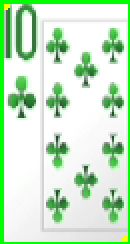
#> input picture manual_region_community_card_1.png, 65 x 122 px (shown 2 times larger)
$ python direct_card_recognition.py --image manual_region_community_card_1.png
#> lines starting #> are read from the running program, lines starting #| are printed output that depends on the picture; after the words box and inside, x2 and y2 are one past the last pixel; in counts of white or black regions, pixels touching at a corner belong together
#> in main, image is the input picture: shape (122, 65, 3); mean B, G, R 200.9, 232.7, 200.6
"""
Direct Card Recognition System

This module uses color analysis and text/shape detection to directly recognize cards
without relying on template matching. Optimized for four-color decks where:
- Hearts are red
- Diamonds are blue
- Clubs are green
- Spades are black
"""

import os
import sys
import logging
import cv2
import numpy as np
import time
from pathlib import Path
import pytesseract  # For OCR of card ranks

# Set up logging
logging.basicConfig(
    level=logging.INFO,
    format='%(asctime)s - %(name)s - %(levelname)s - %(message)s',
    handlers=[
        logging.FileHandler('direct_card_recognition.log'),
        logging.StreamHandler()
    ]
)
logger = logging.getLogger('direct_card_recognition')

# Try to set pytesseract path for Windows
try:
    pytesseract.pytesseract.tesseract_cmd = r'C:\Program Files\Tesseract-OCR\tesseract.exe'
except:
    logger.warning("Warning: pytesseract not available, OCR functionality may be limited")

class EmptySlotDetector:
    """Detects if a card slot is empty or contains an actual card."""

    def __init__(self):
        # Create output directory
        os.makedirs("debug_cards/empty_detection", exist_ok=True)

    def detect(self, card_img, debug=False):
        """
        Analyze a card image to determine if it's empty or contains an actual card.

        Args:
            card_img: The card image (numpy array)
            debug: Whether to save debug images

        Returns:
            is_empty: Boolean indicating if the slot is empty
            confidence: Confidence score (0-1) of the detection
            debug_img: Debug visualization image if debug=True, otherwise None
        """
#> called with debug = True
        if card_img is None or card_img.size == 0:
            return True, 1.0, None

        # Get image dimensions
        height, width = card_img.shape[:2]

        # Convert to grayscale
        gray = cv2.cvtColor(card_img, cv2.COLOR_BGR2GRAY)
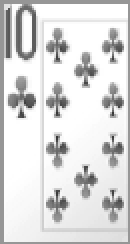
#> gray: shape (122, 65) (shown 2 times larger); min 55, max 255, mean 219.5

        # Apply edge detection
        edges = cv2.Canny(gray, 50, 150)
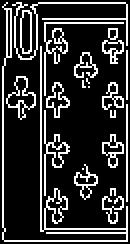
#> edges: shape (122, 65) (shown 2 times larger); 19.2% white in thin lines or dots

        # Count edge pixels
        edge_count = np.count_nonzero(edges)
#> edge_count = 1526
        edge_percentage = (edge_count / (width * height)) * 100
#> edge_percentage = 19.24

        # Measure standard deviation of pixel values (measure of contrast)
        contrast = np.std(gray)
#> contrast = 48.99

        # Check color variation - convert to HSV and measure standard deviation
        hsv = cv2.cvtColor(card_img, cv2.COLOR_BGR2HSV)
#> hsv: shape (122, 65, 3); mean H, S, V 26.3, 39.8, 232.7
        hue_var = np.std(hsv[:,:,0])
#> hue_var = 30.74
        sat_var = np.std(hsv[:,:,1])
#> sat_var = 74.63

        # Decision thresholds based on empirical testing
        is_empty = (
            edge_percentage < 4.0 and  # Low edge content
            contrast < 25.0 and        # Low contrast
            hue_var < 20.0 and         # Limited color variation
            sat_var < 35.0             # Low saturation variation
        )
#> is_empty = False

        # Calculate confidence score (0-1)
        if is_empty:
            # Higher confidence when all metrics are very low
            confidence = min(1.0, (4.0 - edge_percentage) / 4.0 *
                              (25.0 - contrast) / 25.0 *
                              (20.0 - hue_var) / 20.0 *
                              (35.0 - sat_var) / 35.0)
        else:
            # Higher confidence when metrics exceed thresholds
            confidence = min(1.0, edge_percentage / 8.0 *
                              contrast / 50.0 *
                              hue_var / 40.0 *
                              sat_var / 70.0)
#> confidence = 1

        # Create debug visualization if requested
        debug_img = None
        if debug:
            # Create text with information
            debug_text = f"Edge%: {edge_percentage:.1f}%, Contrast: {contrast:.1f}\n"
            debug_text += f"Hue var: {hue_var:.1f}, Sat var: {sat_var:.1f}\n"
            debug_text += f"Empty: {is_empty}, Conf: {confidence:.2f}"

            logger.info(f"Edge percentage: {edge_percentage:.2f}%, contrast: {contrast:.2f}, "
                      f"hue var: {hue_var:.2f}, sat var: {sat_var:.2f}")
            logger.info(f"Empty: {is_empty}, Confidence: {confidence:.2f}")

            # Create visualization
            visualization = np.zeros((max(height, 100), width * 2 + 200, 3), dtype=np.uint8)

            # Original image
            if height < 100:
                card_vis = cv2.resize(card_img, (int(width * (100/height)), 100))
                edges_vis = cv2.resize(cv2.cvtColor(edges, cv2.COLOR_GRAY2BGR), (int(width * (100/height)), 100))
            else:
                card_vis = card_img.copy()
                edges_vis = cv2.cvtColor(edges, cv2.COLOR_GRAY2BGR)
#> edges_vis: shape (122, 65, 3); 19.2% white in thin lines or dots

            # Place images in visualization
            h, w = card_vis.shape[:2]
            visualization[:h, :w] = card_vis
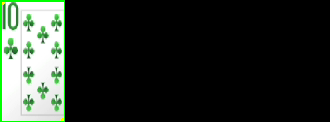
#> visualization: shape (122, 330, 3); mean B, G, R 39.6, 45.8, 39.5
            visualization[:h, w:w*2] = edges_vis
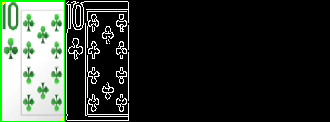
#> visualization: shape (122, 330, 3); 3.79% of pixels changed, all inside (x1, y1, x2, y2) = (66, 1, 129, 121)

            # Add text
            font = cv2.FONT_HERSHEY_SIMPLEX
            text_color = (0, 0, 200) if is_empty else (0, 200, 0)
#> text_color = (0, 200, 0)
            y_pos = 30
            for line in debug_text.split('\n'):
                cv2.putText(visualization, line, (w*2 + 10, y_pos), font, 0.5, text_color, 1)
                y_pos += 20
#> this loop made 3 passes
#> (line, y_pos) on passes 1 to 3: ('Edge%: 19.2%, Contrast: 49.0', 50), ('Hue var: 30.7, Sat var: 74.6', 70), ('Empty: False, Conf: 1.00', 90)
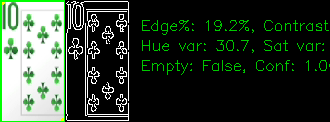
#> visualization: shape (122, 330, 3); 2.71% of pixels changed, all inside (x1, y1, x2, y2) = (142, 20, 330, 75)
#> after the loop, y_pos = 90

            debug_img = visualization

        return is_empty, confidence, debug_img

class CardSuitDetector:
    """Detects card suit based on color analysis for four-color decks."""

    def __init__(self):
        # Create output directory
        os.makedirs("debug_cards/suit_detection", exist_ok=True)

        # Define suit colors
        self.suit_colors = {
            'hearts': 'red',
            'diamonds': 'blue',
            'clubs': 'green',
            'spades': 'black'
        }

        # Map suits to their 1-letter codes
        self.suit_codes = {
            'hearts': 'h',
            'diamonds': 'd',
            'clubs': 'c',
            'spades': 's'
        }

    def detect_suit(self, card_img, debug=False):
        """
        Detect the card suit based on color analysis.

        Args:
            card_img: The card image
            debug: Whether to save debug images

        Returns:
            dict: Detection results with suit information
        """
        if card_img is None or card_img.size == 0:
            return {
                'suit': 'unknown',
                'suit_code': '',
                'confidence': 0.0
            }

        # Convert to HSV for better color analysis
        hsv = cv2.cvtColor(card_img, cv2.COLOR_BGR2HSV)

        # Define color ranges for each suit
        # Red (Hearts) - red hue
        lower_red1 = np.array([0, 100, 100])
        upper_red1 = np.array([10, 255, 255])
        lower_red2 = np.array([160, 100, 100])
        upper_red2 = np.array([180, 255, 255])

        # Blue (Diamonds) - blue hue
        lower_blue = np.array([90, 80, 80])
        upper_blue = np.array([130, 255, 255])

        # Green (Clubs) - green hue
        lower_green = np.array([40, 80, 80])
        upper_green = np.array([85, 255, 255])

        # Black (Spades) - low saturation and value
        lower_black = np.array([0, 0, 0])
        upper_black = np.array([180, 100, 50])

        # Create masks for each color
        red_mask1 = cv2.inRange(hsv, lower_red1, upper_red1)
        red_mask2 = cv2.inRange(hsv, lower_red2, upper_red2)
        red_mask = cv2.bitwise_or(red_mask1, red_mask2)

        blue_mask = cv2.inRange(hsv, lower_blue, upper_blue)
        green_mask = cv2.inRange(hsv, lower_green, upper_green)
        black_mask = cv2.inRange(hsv, lower_black, upper_black)

        # Count pixels
        red_pixels = np.count_nonzero(red_mask)
        blue_pixels = np.count_nonzero(blue_mask)
        green_pixels = np.count_nonzero(green_mask)
        black_pixels = np.count_nonzero(black_mask)
        total_pixels = red_mask.size

        # Calculate percentages
        red_percentage = (red_pixels / total_pixels) * 100
        blue_percentage = (blue_pixels / total_pixels) * 100
        green_percentage = (green_pixels / total_pixels) * 100
        black_percentage = (black_pixels / total_pixels) * 100

        # Find the dominant color
        color_percentages = {
            'hearts': red_percentage,
            'diamonds': blue_percentage,
            'clubs': green_percentage,
            'spades': black_percentage
        }

        # Adjusted threshold for small card images
        color_threshold = 1.5  # Lower for small images

        dominant_suit = max(color_percentages, key=color_percentages.get)
        dominant_percentage = color_percentages[dominant_suit]

        # Initialize result
        result = {
            'suit': 'unknown',
            'suit_code': '',
            'confidence': 0.0,
            'color_percentages': color_percentages
        }

        # Determine suit if dominant color exceeds threshold
        if dominant_percentage > color_threshold:
            result['suit'] = dominant_suit
            result['suit_code'] = self.suit_codes[dominant_suit]
            result['confidence'] = min(1.0, dominant_percentage / 8.0)  # Scale confidence

        # Create debug visualization if requested
        if debug:
            self._create_debug_visualization(
                card_img,
                red_mask, blue_mask, green_mask, black_mask,
                result,
                color_percentages
            )

        return result

    def _create_debug_visualization(self, card_img, red_mask, blue_mask, green_mask, black_mask,
                                   result, color_percentages):
        """Create debug visualization for suit detection."""
        timestamp = int(time.time() * 1000)

        # Create visualization
        visualization = np.zeros((card_img.shape[0], card_img.shape[1] * 5, 3), dtype=np.uint8)

        # Original image
        visualization[:, :card_img.shape[1]] = card_img

        # Red mask (show in red)
        red_mask_vis = np.zeros_like(card_img)
        red_mask_vis[:, :, 2] = red_mask  # Red channel
        visualization[:, card_img.shape[1]:card_img.shape[1]*2] = red_mask_vis

        # Blue mask (show in blue)
        blue_mask_vis = np.zeros_like(card_img)
        blue_mask_vis[:, :, 0] = blue_mask  # Blue channel
        visualization[:, card_img.shape[1]*2:card_img.shape[1]*3] = blue_mask_vis

        # Green mask (show in green)
        green_mask_vis = np.zeros_like(card_img)
        green_mask_vis[:, :, 1] = green_mask  # Green channel
        visualization[:, card_img.shape[1]*3:card_img.shape[1]*4] = green_mask_vis

        # Black mask (show in gray)
        black_mask_vis = np.zeros_like(card_img)
        black_mask_vis[:, :, 0] = black_mask  # Blue channel = Gray
        black_mask_vis[:, :, 1] = black_mask  # Green channel = Gray
        black_mask_vis[:, :, 2] = black_mask  # Red channel = Gray
        visualization[:, card_img.shape[1]*4:] = black_mask_vis

        # Add text with results
        font = cv2.FONT_HERSHEY_SIMPLEX
        height, width = card_img.shape[:2]

        # Add text to original image
        text_y = 20
        cv2.putText(visualization, f"Detected: {result['suit']}",
                   (10, text_y), font, 0.5, (255, 255, 255), 1)
        text_y += 20
        cv2.putText(visualization, f"Conf: {result['confidence']:.2f}",
                   (10, text_y), font, 0.5, (255, 255, 255), 1)

        # Add text to red mask
        cv2.putText(visualization, "Hearts",
                   (width + 10, 20), font, 0.5, (0, 0, 255), 1)
        cv2.putText(visualization, f"{color_percentages['hearts']:.2f}%",
                   (width + 10, 40), font, 0.5, (0, 0, 255), 1)

        # Add text to blue mask
        cv2.putText(visualization, "Diamonds",
                   (width*2 + 10, 20), font, 0.5, (255, 0, 0), 1)
        cv2.putText(visualization, f"{color_percentages['diamonds']:.2f}%",
                   (width*2 + 10, 40), font, 0.5, (255, 0, 0), 1)

        # Add text to green mask
        cv2.putText(visualization, "Clubs",
                   (width*3 + 10, 20), font, 0.5, (0, 255, 0), 1)
        cv2.putText(visualization, f"{color_percentages['clubs']:.2f}%",
                   (width*3 + 10, 40), font, 0.5, (0, 255, 0), 1)

        # Add text to black mask
        cv2.putText(visualization, "Spades",
                   (width*4 + 10, 20), font, 0.5, (255, 255, 255), 1)
        cv2.putText(visualization, f"{color_percentages['spades']:.2f}%",
                   (width*4 + 10, 40), font, 0.5, (255, 255, 255), 1)

        # Save debug image
        debug_path = f"debug_cards/suit_detection/suit_{timestamp}.png"
        cv2.imwrite(debug_path, visualization)

        # Log results
        logger.info(f"Suit detection results:")
        logger.info(f"  - Hearts: {color_percentages['hearts']:.2f}%")
        logger.info(f"  - Diamonds: {color_percentages['diamonds']:.2f}%")
        logger.info(f"  - Clubs: {color_percentages['clubs']:.2f}%")
        logger.info(f"  - Spades: {color_percentages['spades']:.2f}%")
        logger.info(f"  - Detected suit: {result['suit']} (confidence: {result['confidence']:.2f})")

class CardRankDetector:
    """Detects card rank using OCR and contour analysis."""

    def __init__(self):
        # Create output directory
        os.makedirs("debug_cards/rank_detection", exist_ok=True)

        # Define valid ranks
        self.valid_ranks = ['2', '3', '4', '5', '6', '7', '8', '9', '10', 'J', 'Q', 'K', 'A']

        # Map for OCR corrections (common misreadings)
        self.ocr_corrections = {
            '1': 'A',    # Often 'A' is read as '1'
            'I': 'J',    # Often 'J' is read as 'I'
            'O': '0',    # Often '0' is read as 'O'
            'l': '1',    # Often '1' is read as 'l'
            'i': '1',    # Often '1' is read as 'i'
            'D': '0',    # Often '0' is read as 'D'
            'T': '7',    # Sometimes '7' is read as 'T'
            'L': '4',    # Sometimes '4' is read as 'L'
            'B': '8',    # Sometimes '8' is read as 'B'
            'g': '9',    # Sometimes '9' is read as 'g'
            '0': '10'    # Convert single '0' to '10'
        }

        # Special conversion for 10
        self.ten_to_t = {
            '10': 'T'   # Convert '10' to 'T' for poker notation
        }

    def _preprocess_for_ocr(self, card_img):
        """Preprocess card image for better OCR results."""
        # Convert to grayscale
        gray = cv2.cvtColor(card_img, cv2.COLOR_BGR2GRAY)

        # Apply thresholding to isolate the rank
        _, thresh = cv2.threshold(gray, 150, 255, cv2.THRESH_BINARY)

        # Invert if needed (black text on white background works best for OCR)
        # Count white and black pixels
        white_pixels = np.count_nonzero(thresh)
        black_pixels = thresh.size - white_pixels

        # If more white than black, invert
        if white_pixels > black_pixels:
            thresh = cv2.bitwise_not(thresh)

        # Apply morphology to clean up noise
        kernel = np.ones((2, 2), np.uint8)
        thresh = cv2.morphologyEx(thresh, cv2.MORPH_CLOSE, kernel)

        return thresh

    def _extract_rank_region(self, card_img):
        """Extract the top-left region of the card where the rank is typically located."""
        height, width = card_img.shape[:2]

        # The rank is usually in the top-left corner
        # Get approximately the top-left 1/4 of the card
        rank_region = card_img[0:int(height/3), 0:int(width/3)]

        return rank_region

    # [28 lines left out: function _correct_ocr_text, not called in this run]

    def detect_rank(self, card_img, debug=False):
        """
        Detect the card rank using OCR and contour analysis.

        Args:
            card_img: The card image
            debug: Whether to save debug images

        Returns:
            dict: Detection results with rank information
        """
        if card_img is None or card_img.size == 0:
            return {
                'rank': '',
                'confidence': 0.0
            }

        # Extract rank region
        rank_region = self._extract_rank_region(card_img)

        # Preprocess for OCR
        preprocessed = self._preprocess_for_ocr(rank_region)

        # Initialize result
        result = {
            'rank': '',
            'confidence': 0.0,
            'ocr_text': ''
        }

        try:
            # Use OCR to detect the rank
            ocr_text = pytesseract.image_to_string(
                preprocessed,
                config='--psm 10 --oem 3 -c tessedit_char_whitelist=0123456789AJQKT'
            )

            # Store raw OCR text
            result['ocr_text'] = ocr_text

            # Correct and validate OCR text
            corrected_rank = self._correct_ocr_text(ocr_text)

            if corrected_rank:
                result['rank'] = corrected_rank
                result['confidence'] = 0.8  # Default confidence
            else:
                # Try an alternative method with contour analysis
                result = self._detect_rank_by_contours(rank_region, result)
        except Exception as e:
            logger.error(f"OCR error: {e}")
            # Try contour analysis as fallback
            result = self._detect_rank_by_contours(rank_region, result)

        # Create debug visualization if requested
        if debug:
            self._create_debug_visualization(card_img, rank_region, preprocessed, result)

        return result

    # [104 lines left out: functions _detect_rank_by_contours, _create_debug_visualization, not called in this run]

class DirectCardRecognizer:
    """
    Card recognition using direct color and rank detection instead of template matching.
    Optimized for four-color decks (red hearts, blue diamonds, green clubs, black spades).
    """

    def __init__(self):
        self.logger = logging.getLogger('direct_card_recognition')

        # Initialize components
        self.empty_detector = EmptySlotDetector()
        self.suit_detector = CardSuitDetector()
        self.rank_detector = CardRankDetector()

        # Mapping from 2-char code to longer name
        self.card_names = {
            '2h': 'Two of Hearts', '2d': 'Two of Diamonds', '2c': 'Two of Clubs', '2s': 'Two of Spades',
            '3h': 'Three of Hearts', '3d': 'Three of Diamonds', '3c': 'Three of Clubs', '3s': 'Three of Spades',
            '4h': 'Four of Hearts', '4d': 'Four of Diamonds', '4c': 'Four of Clubs', '4s': 'Four of Spades',
            '5h': 'Five of Hearts', '5d': 'Five of Diamonds', '5c': 'Five of Clubs', '5s': 'Five of Spades',
            '6h': 'Six of Hearts', '6d': 'Six of Diamonds', '6c': 'Six of Clubs', '6s': 'Six of Spades',
            '7h': 'Seven of Hearts', '7d': 'Seven of Diamonds', '7c': 'Seven of Clubs', '7s': 'Seven of Spades',
            '8h': 'Eight of Hearts', '8d': 'Eight of Diamonds', '8c': 'Eight of Clubs', '8s': 'Eight of Spades',
            '9h': 'Nine of Hearts', '9d': 'Nine of Diamonds', '9c': 'Nine of Clubs', '9s': 'Nine of Spades',
            'Th': 'Ten of Hearts', 'Td': 'Ten of Diamonds', 'Tc': 'Ten of Clubs', 'Ts': 'Ten of Spades',
            'Jh': 'Jack of Hearts', 'Jd': 'Jack of Diamonds', 'Jc': 'Jack of Clubs', 'Js': 'Jack of Spades',
            'Qh': 'Queen of Hearts', 'Qd': 'Queen of Diamonds', 'Qc': 'Queen of Clubs', 'Qs': 'Queen of Spades',
            'Kh': 'King of Hearts', 'Kd': 'King of Diamonds', 'Kc': 'King of Clubs', 'Ks': 'King of Spades',
            'Ah': 'Ace of Hearts', 'Ad': 'Ace of Diamonds', 'Ac': 'Ace of Clubs', 'As': 'Ace of Spades'
        }

        # Create output directories
        os.makedirs("debug_cards/direct", exist_ok=True)

        # Cache for detected cards (to prevent duplicates)
        self.detected_cards = set()
        self.last_detection_time = time.time()
        self.detection_timeout = 5.0  # Reset cache after 5 seconds

    def reset_cache_if_needed(self):
        """Reset the detection cache if timeout has elapsed."""
        current_time = time.time()
        if current_time - self.last_detection_time > self.detection_timeout:
            self.detected_cards.clear()
            self.last_detection_time = current_time
            logger.debug("Detection cache cleared due to timeout")

    def recognize_card(self, card_img, debug=False):
        """
        Recognize a card using direct color and shape analysis.

        Args:
            card_img: The card image
            debug: Whether to save debug images

        Returns:
            dict: Recognition results
        """
        try:
            timestamp = int(time.time() * 1000)
            self.reset_cache_if_needed()

            # Check if it's an empty slot
            is_empty, empty_confidence, empty_debug = self.empty_detector.detect(card_img, debug)
#> is_empty = False; empty_confidence = 1
#> (the rest of the program and of its run is left out)
